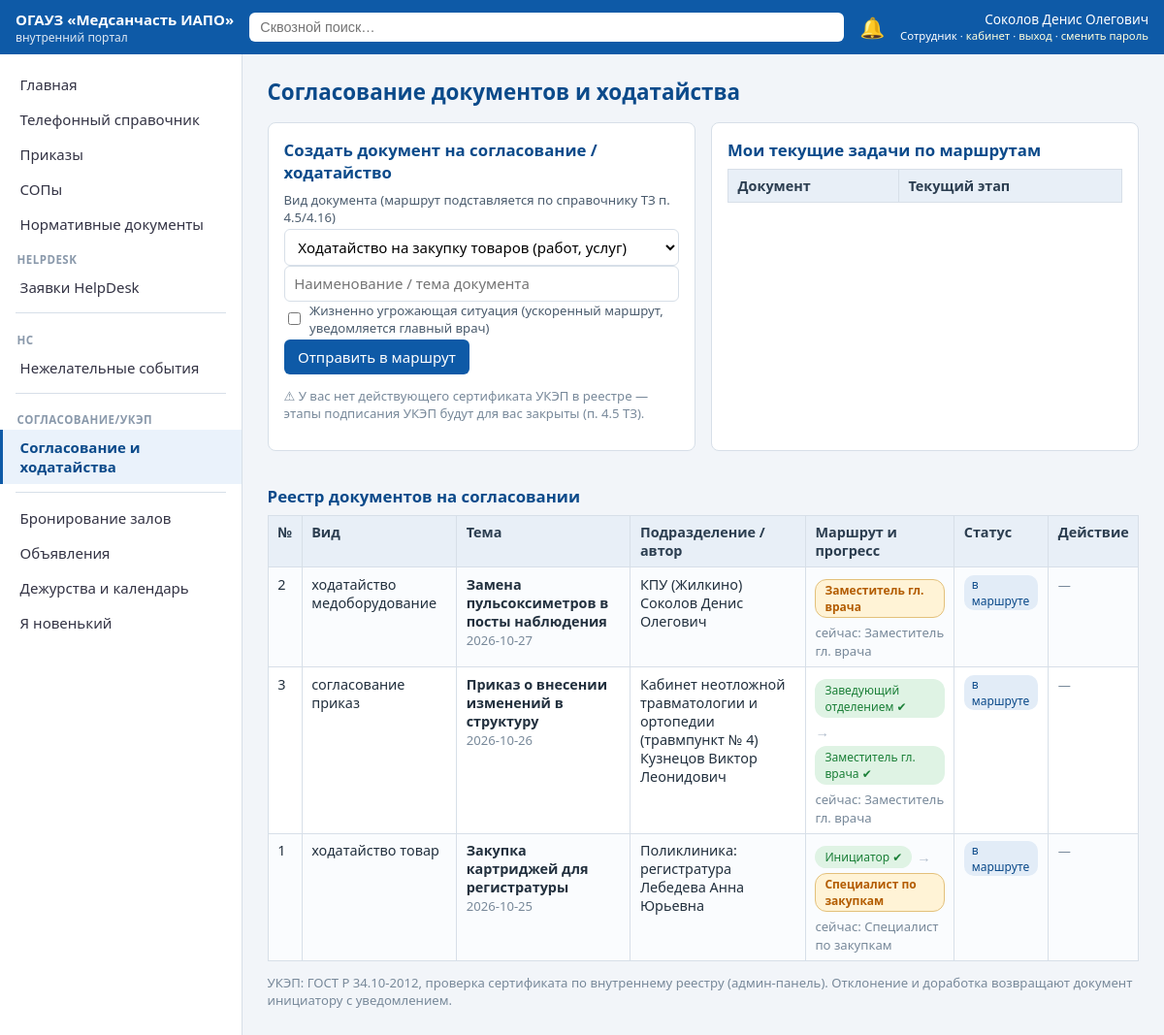
Before: /requests (signed in) with the older database file.
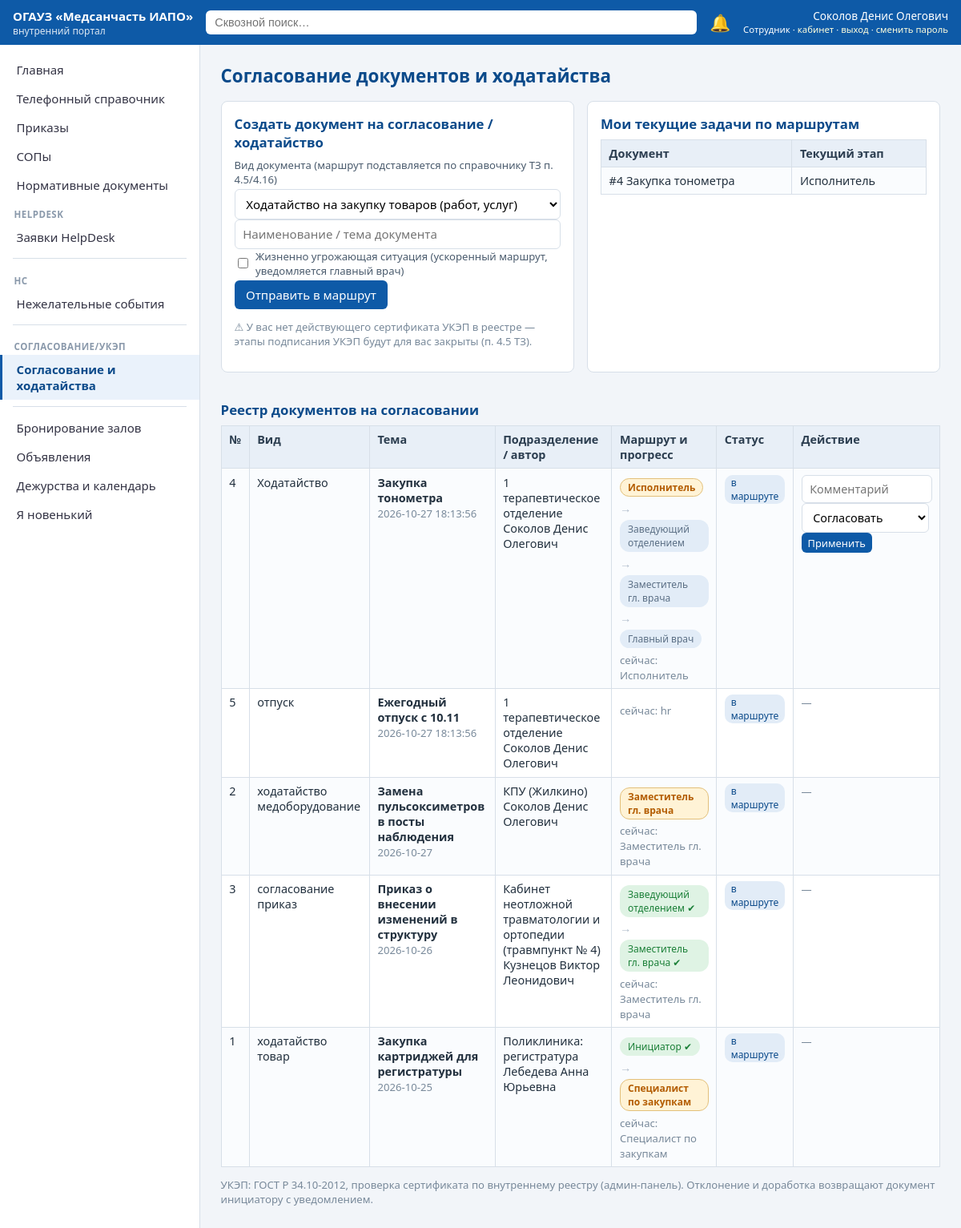
After: the same page with the newer database file.
### tables this page shows
CREATE TABLE users(
  id INTEGER PRIMARY KEY, fio TEXT, dept_id INTEGER REFERENCES departments(id),
  position TEXT, email TEXT, role_key TEXT REFERENCES roles(key),
  username TEXT UNIQUE, pw_hash TEXT, salt TEXT, must_change_pw INTEGER DEFAULT 0,
  active INTEGER DEFAULT 1, birth_month_day TEXT);

CREATE TABLE request(
  id INTEGER PRIMARY KEY, kind TEXT, subject TEXT, dept_id INTEGER REFERENCES departments(id),
  author_id INTEGER REFERENCES users(id), route TEXT, stage INTEGER DEFAULT 0,
  status TEXT DEFAULT 'on_route', created_at TEXT, life_threatening INTEGER DEFAULT 0);

CREATE TABLE departments(id INTEGER PRIMARY KEY, block_id INTEGER REFERENCES blocks(id), name TEXT);

CREATE TABLE approval_step(
  id INTEGER PRIMARY KEY, request_id INTEGER REFERENCES request(id), step_no INTEGER,
  approver_role TEXT, approver_name TEXT, action TEXT, comment TEXT, acted_at TEXT,
  signature_cert TEXT);

### app.py (the view)
@app.get("/requests", response_class=HTMLResponse)
def requests_list(request: Request):
    u = current_user(request)
    if not u:
        return RedirectResponse("/login", status_code=302)
    con = get_db()
    rows = con.execute("""SELECT r.*, d.name dept_name, a.fio author_fio FROM request r
                          LEFT JOIN departments d ON d.id=r.dept_id LEFT JOIN users a ON a.id=r.author_id
                          ORDER BY r.life_threatening DESC, r.created_at DESC""").fetchall()
    steps = {}
    for r in rows:
        steps[r["id"]] = con.execute("SELECT * FROM approval_step WHERE request_id=? ORDER BY step_no", (r["id"],)).fetchall()
    certs = con.execute("SELECT * FROM cert_registry WHERE fio=?", (u["fio"],)).fetchall()
    con.close()
    def cur_stage(r):
        st = r["route"].split("|")
        return st[min(r["stage"], len(st) - 1)]
    def can_act(r):
        stage = cur_stage(r)
        if u["role_key"] == "admin":
            return True
        if stage in ("initiator", "executor"):
            return u["id"] == r["author_id"]
        rights = {"head": ("head",), "deputy": ("deputy", "chief"), "chief": ("chief",),
                  "procurement": ("peo",), "accounting": ("signer",), "peo": ("peo",),
                  "commission": ("peo", "chief"), "head_mid": ("head", "chief"), "hr": ("hr",)}
        return u["role_key"] in rights.get(stage, ())
    return ctx(request, rows=rows, steps=steps, stage_names=STAGE_NAMES, certs=certs,
               cur_stage=cur_stage, can_act=can_act, has_ukiep=bool(certs and any(c["valid_until"] >= str(TODAY) for c in certs)),
               statuses={"on_route": "в маршруте", "signed": "подписано (УКЭП)", "rejected": "отклонено", "rework": "на доработке"},
               template="requests.html", section="Согласование документов и ходатайства")

### templates/requests.html (shortened to what this page needs)
{% extends "base.html" %}
{% block body %}
<div class="grid">
  <div class="card">
    <h2 style="margin-top:0">Создать документ на согласование / ходатайство</h2>
    <form method="post" action="/requests/new">
      <div class="frow col"><label>Вид документа (маршрут подставляется по справочнику ТЗ п. 4.5/4.16)</label>
        <select name="kind">
          <option value="ходатайство_товар">Ходатайство на закупку товаров (работ, услуг)</option>
        </select></div>
      <div class="frow"><input type="text" name="subject" placeholder="Наименование / тема документа" required style="flex:3"></div>
      <div class="frow"><label style="display:flex;align-items:center;gap:.4rem;width:auto">
        <input type="checkbox" name="life_threatening" value="yes" style="width:auto"> Жизненно угрожающая ситуация (ускоренный маршрут, уведомляется главный врач)</label></div>
      <button>Отправить в маршрут</button>
    </form>
    {% if has_ukiep %}<p class="muted">✔ В реестре найден ваш действующий сертификат УКЭП — подписание доступно на этапах подписания.</p>
    {% else %}<p class="muted">⚠ У вас нет действующего сертификата УКЭП в реестре — этапы подписания УКЭП будут для вас закрыты (п. 4.5 ТЗ).</p>{% endif %}
  </div>
  <div class="card">
    <h2 style="margin-top:0">Мои текущие задачи по маршрутам</h2>
    {% set my = rows | selectattr('id','defined') | list %}
    <table><tr><th>Документ</th><th>Текущий этап</th></tr>
    {% for r in rows %}{% if can_act(r) and r['status']=='on_route' %}
    <tr><td>#{{ r['id'] }} {{ r['subject'] }}</td><td>{{ stage_names.get(cur_stage(r), cur_stage(r)) }}</td></tr>
    {% endif %}{% else %}<tr><td colspan="2" class="muted">Нет активных задач на вашей роли.</td></tr>{% endfor %}</table>
  </div>
</div>
<h2>Реестр документов на согласовании</h2>
<table><tr><th>№</th><th>Вид</th><th>Тема</th><th>Подразделение / автор</th><th>Маршрут и прогресс</th><th>Статус</th><th>Действие</th></tr>
{% for r in rows %}
<tr>
  <td>{{ r['id'] }}{% if r['life_threatening'] %}<br><span class="tag red">жизненно угрожающая</span>{% endif %}</td>
  <td>{{ r['kind'].replace('_',' ') }}</td>
  <td><b>{{ r['subject'] }}</b><br><span class="muted">{{ r['created_at'] }}</span></td>
  <td>{{ r['dept_name'] or '—' }}<br>{{ r['author_fio'] }}</td>
  <td>
    <div class="route">
      {% set stages = r['route'].split('|') %}
      {% for st in steps[r['id']] %}
        {% if not loop.first %}<span class="arr">→</span>{% endif %}
        <span class="st {% if st['action'] %}done{% elif loop.index0 == r['stage'] and r['status']=='on_route' %}cur{% endif %}"
              title="{{ st['comment'] or '' }}{{ ' · серт. '+st['signature_cert'] if st['signature_cert'] else '' }}">
          {{ stage_names.get(st['approver_role'], st['approver_role']) }}{% if st['action']=='agreed' %} ✔{% elif st['action']=='signed_ukiep' %} 🔑{% endif %}</span>
      {% endfor %}
    </div>
    {% if r['status']=='on_route' %}<span class="muted">сейчас: {{ stage_names.get(cur_stage(r), cur_stage(r)) }}</span>{% endif %}
  </td>
  <td><span class="tag {{ {'signed':'green','rejected':'red','rework':'orange'}.get(r['status'],'') }}">{{ statuses[r['status']] }}</span></td>
  <td>
    {% if can_act(r) and r['status'] in ('on_route','rework') %}
    <form method="post" action="/requests/{{ r['id'] }}/act">
      <div class="frow" style="margin:0">
        <input type="text" name="comment" placeholder="Комментарий" style="min-width:140px">
        <select name="action" style="width:auto">
          <option value="agree">Согласовать</option>
        </select>
        <button class="btn sm">Применить</button>
      </div>
    </form>
    {% else %}<span class="muted">—</span>{% endif %}
  </td>
</tr>
{% endfor %}</table>
<p class="muted">УКЭП: ГОСТ Р 34.10-2012, проверка сертификата по внутреннему реестру (админ-панель). Отклонение и доработка возвращают документ инициатору с уведомлением.</p>
{% endblock %}

### templates/base.html (shortened to what this page needs)
<!doctype html>
<html lang="ru">
<head>
<link rel="stylesheet" href="/static/style.css">
</head>
<body>
{% if user %}
<header class="topbar">
  <div class="brand"><a href="/" style="color:#fff;text-decoration:none">ОГАУЗ «Медсанчасть&nbsp;ИАПО»</a> <span>внутренний портал</span></div>
  <form action="/search" method="get" class="searchbox">
    <input name="q" placeholder="Сквозной поиск…" value="{{ q or '' }}">
  </form>
  <a class="bell" href="/notifications" title="Уведомления">🔔{% if unread %}<span class="badge">{{ unread }}</span>{% endif %}</a>
  <div class="who">{{ user['fio'] }}<br><small>{{ role_names.get(user['role_key'], user['role_key']) }} · <a href="/dashboard">кабинет</a> · <a href="/logout">выход</a> · <a href="/change-password">сменить пароль</a></small></div>
</header>
<div class="layout">
  <nav class="side" id="side">
    {% set rv = role_vis.get(user['role_key'], []) %}
    {% set ns_ = namespace(group="") %}
    {% for need_role, title, url in menu %}
      {% set allowed = (need_role == "") or ('*' in rv) or (need_role in rv) %}
      {% if allowed %}
        {% if need_role != ns_.group %}
          {% if ns_.group %}<div class="navsep"></div>{% endif %}
          {% set ns_.group = need_role %}
          {% if need_role %}<div class="navgroup">{{ need_role }}</div>{% endif %}
        {% endif %}
        <a href="{{ url }}" class="{{ 'active' if request.url.path == url }}">{{ title }}</a>
      {% endif %}
    {% endfor %}
  </nav>
  <main class="content">
    <h1>{{ section }}</h1>
    {% block body %}{% endblock %}
  </main>
</div>
{% else %}
<main style="padding:2rem">{% block anon %}{% endblock %}</main>
{% endif %}
</body>
</html>

### static/style.css (style rules this page uses)
:root { --c1:#0e5aa7;--c2:#0b4a8a;--bg:#f2f5f9;--line:#d7dfe8;--ok:#1a7f37;--warn:#b35c00;--err:#c0392b }
* { box-sizing:border-box }
body { margin:0;font-family:'Segoe UI',Roboto,Arial,sans-serif;background:var(--bg);color:#22303e;font-size:15px }
a { color:var(--c1);text-decoration:none }
.topbar { display:flex;align-items:center;gap:1rem;background:var(--c1);color:#fff;padding:.6rem 1rem;position:sticky;top:0;z-index:10 }
.topbar a { color:#ffd }
.brand { font-weight:600 }
.brand span { display:block;font-weight:400;font-size:.75rem;opacity:.85 }
.searchbox { flex:1;display:flex }
.searchbox input { width:100%;padding:.45rem .7rem;border-radius:6px;border:0;font-size:.9rem }
.bell { position:relative;font-size:1.3rem;text-decoration:none }
.who { font-size:.85rem;text-align:right;line-height:1.2 }
.layout { display:flex;min-height:calc(100vh - 60px) }
.side { width:250px;background:#fff;border-right:1px solid var(--line);padding:.8rem 0;flex-shrink:0 }
.side a { display:block;padding:.5rem 1.1rem;color:#334;border-left:3px solid transparent }
.side a.active { border-left-color:var(--c1);background:#eaf2fb;color:var(--c2);font-weight:600 }
.content { flex:1;padding:1.2rem 1.6rem;max-width:1200px }
h1 { margin:.2rem 0 1rem;font-size:1.4rem;color:var(--c2) }
h2 { font-size:1.05rem;color:var(--c2);margin:1.2rem 0 .5rem }
table { border-collapse:collapse;width:100%;background:#fff;font-size:.9rem }
th,td { border:1px solid var(--line);padding:.45rem .6rem;text-align:left;vertical-align:top }
th { background:#e8eff7;color:#2c3e50 }
tr:nth-child(even) td { background:#fafcfe }
.card { background:#fff;border:1px solid var(--line);border-radius:8px;padding:1rem;margin-bottom:1rem }
.grid { display:grid;grid-template-columns:repeat(auto-fit,minmax(280px,1fr));gap:1rem }
.tag { display:inline-block;padding:1px 8px;border-radius:10px;font-size:.75rem;background:#e2ecf7;color:var(--c2) }
input[type=text],input[type=date],input[type=time],input[type=password],input[type=email],select,textarea { padding:.45rem .6rem;border:1px solid var(--line);border-radius:6px;font:inherit;background:#fff;width:100% }
button,.btn { background:var(--c1);color:#fff;border:0;border-radius:6px;padding:.5rem .9rem;font:inherit;cursor:pointer }
.btn.sm { padding:.2rem .5rem;font-size:.8rem }
.muted { color:#78899a;font-size:.82rem }
.navgroup { padding:.7rem 1.1rem .2rem;font-size:.72rem;text-transform:uppercase;letter-spacing:.04em;color:#8a99ab;font-weight:600 }
.navsep { border-top:1px solid var(--line);margin:.5rem 1rem }
.route { display:flex;flex-wrap:wrap;gap:.3rem;align-items:center;margin:.3rem 0 }
.route .st { padding:2px 9px;border-radius:12px;background:#e2ecf7;color:#5b6f85;font-size:.75rem;border:1px solid transparent }
.route .st.done { background:#dff3e4;color:var(--ok) }
.route .st.cur { background:#fff3d6;color:var(--warn);border-color:#e3c07a;font-weight:600 }
.route .arr { color:#b0bccb }
label { font-size:.82rem;color:#4a5b6d;display:block;margin-bottom:.2rem }
.frow.col { flex-direction:column;align-items:stretch }
table form { display:inline }

Changed rows visible on the page:
added request: id "4", subject "Закупка тонометра", get "Исполнитель", kind.replace "Ходатайство", created_at "2026-10-27 18:13:56", name "1 терапевтическое отделение", author_fio "Соколов Денис Олегович", status "в маршруте"
added approval_step: get "Исполнитель", shown under "4"
added approval_step: get "Заведующий отделением", shown under "4"
added approval_step: get "Заместитель гл. врача", shown under "4"
added approval_step: get "Главный врач", shown under "4"
added request: id "5", kind.replace "отпуск", subject "Ежегодный отпуск с 10.11", created_at "2026-10-27 18:13:56", name "1 терапевтическое отделение", author_fio "Соколов Денис Олегович", get "hr", status "в маршруте", shown under "Реестр документов на согласовании"
